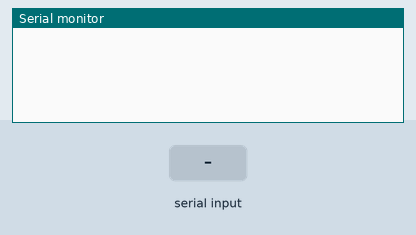
Recording of a sketch running on a simulated Arduino Uno, built with avr-gcc and run on an emulated ATmega328P. Parts: the last lines printed to the serial monitor. Inputs (shaded band) come from the test bench.

Above: at 1.2 s.
1.3 s: "1" received over Serial
At 3.0 s:
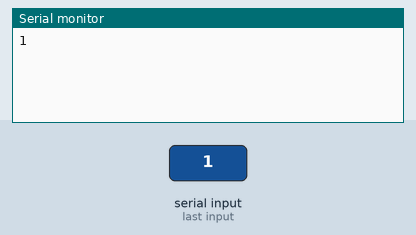
4.3 s: "0" received over Serial
At 5.3 s:
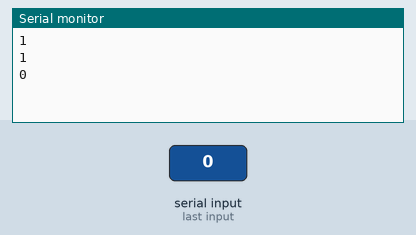
5.8 s: "2" received over Serial
At 7.3 s:
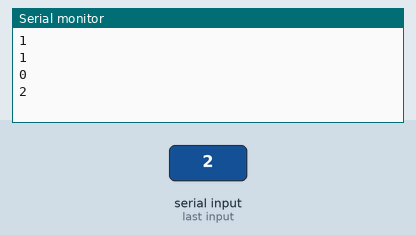
Timing chart, 0 to 8.8 s (numbered marks = the images above; inputs shaded):
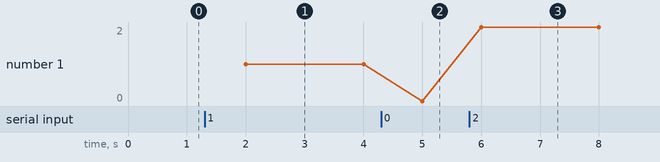

Measured:
- after the input at 1.3 s, the serial monitor: prints a new line after 0.70 s (image 1)
- after the input at 4.3 s, the serial monitor: prints a new line after 0.70 s (image 2)
- after the input at 5.8 s, the serial monitor: prints a new line after 0.20 s (image 3)
- plotted number 1: 1 → 0 after the input at 4.3 s, 0 → 2 after the input at 5.8 s

The sketch:

rec.ino
```cpp
char distance3[5]; //Initialized variable to store recieved data

void setup() {
  // Begin the Serial at 9600 Baud
  Serial.begin(9600);
}

void loop() {
  Serial.readBytes(distance3,1); //Read the serial data and store in var
  Serial.println(distance3); //Print data on Serial Monitor
  delay(1000);
}
```
